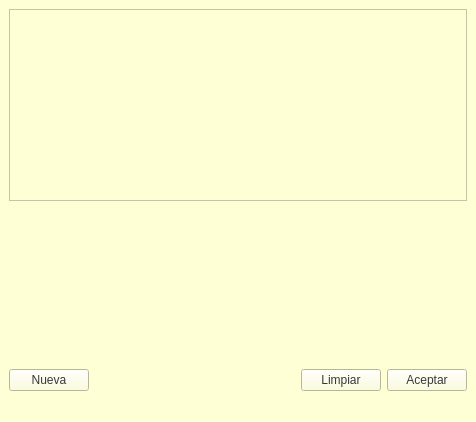
<?xml version="1.0" encoding="UTF-8"?>
<ui version="4.0">
 <class>Calculadora</class>
 <widget class="QMainWindow" name="Calculadora">
  <property name="geometry">
   <rect>
    <x>0</x>
    <y>0</y>
    <width>476</width>
    <height>422</height>
   </rect>
  </property>
  <property name="windowTitle">
   <string>Calculadora</string>
  </property>
  <property name="styleSheet">
   <string notr="true">background-color: rgb(255, 255, 213);
color: rgb(56, 56, 56);</string>
  </property>
  <widget class="QWidget" name="centralwidget">
   <layout class="QVBoxLayout" name="verticalLayout">
    <item>
     <widget class="QListWidget" name="listWidget"/>
    </item>
    <item>
     <layout class="QGridLayout" name="numeroPanel">
      <property name="sizeConstraint">
       <enum>QLayout::SetFixedSize</enum>
      </property>
      <item row="0" column="0">
       <spacer name="verticalSpacer">
        <property name="orientation">
         <enum>Qt::Vertical</enum>
        </property>
        <property name="sizeHint" stdset="0">
         <size>
          <width>20</width>
          <height>40</height>
         </size>
        </property>
       </spacer>
      </item>
     </layout>
    </item>
    <item>
     <layout class="QHBoxLayout" name="horizontalLayout">
      <item>
       <widget class="QPushButton" name="btnNueva">
        <property name="text">
         <string>Nueva</string>
        </property>
       </widget>
      </item>
      <item>
       <spacer name="horizontalSpacer">
        <property name="orientation">
         <enum>Qt::Horizontal</enum>
        </property>
        <property name="sizeHint" stdset="0">
         <size>
          <width>138</width>
          <height>20</height>
         </size>
        </property>
       </spacer>
      </item>
      <item>
       <widget class="QPushButton" name="btnLimpiar">
        <property name="text">
         <string>Limpiar</string>
        </property>
       </widget>
      </item>
      <item>
       <widget class="QPushButton" name="btnAceptar">
        <property name="text">
         <string>Aceptar</string>
        </property>
       </widget>
      </item>
     </layout>
    </item>
   </layout>
  </widget>
  <widget class="QMenuBar" name="menubar">
   <property name="geometry">
    <rect>
     <x>0</x>
     <y>0</y>
     <width>476</width>
     <height>23</height>
    </rect>
   </property>
  </widget>
  <widget class="QStatusBar" name="statusbar"/>
 </widget>
 <resources/>
 <connections/>
</ui>
